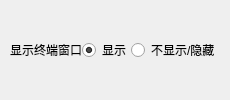
            <widget class="QWidget" name="wdg_exe_console_display" native="true">
             <property name="sizePolicy">
              <sizepolicy hsizetype="Expanding" vsizetype="Expanding">
               <horstretch>0</horstretch>
               <verstretch>10</verstretch>
              </sizepolicy>
             </property>
             <property name="wdg_group" stdset="0">
              <string>area_widget</string>
             </property>
             <layout class="QHBoxLayout" name="horizontalLayout_24">
              <property name="spacing">
               <number>0</number>
              </property>
              <property name="leftMargin">
               <number>10</number>
              </property>
              <property name="topMargin">
               <number>10</number>
              </property>
              <property name="rightMargin">
               <number>10</number>
              </property>
              <property name="bottomMargin">
               <number>10</number>
              </property>
              <item>
               <widget class="QLabel" name="lb_exe_console_display">
                <property name="sizePolicy">
                 <sizepolicy hsizetype="Expanding" vsizetype="Expanding">
                  <horstretch>50</horstretch>
                  <verstretch>0</verstretch>
                 </sizepolicy>
                </property>
                <property name="text">
                 <string>显示终端窗口</string>
                </property>
               </widget>
              </item>
              <item>
               <widget class="QRadioButton" name="rb_exe_console_display_show">
                <property name="sizePolicy">
                 <sizepolicy hsizetype="Expanding" vsizetype="Expanding">
                  <horstretch>100</horstretch>
                  <verstretch>0</verstretch>
                 </sizepolicy>
                </property>
                <property name="cursor">
                 <cursorShape>PointingHandCursor</cursorShape>
                </property>
                <property name="text">
                 <string>显示</string>
                </property>
                <property name="checked">
                 <bool>true</bool>
                </property>
               </widget>
              </item>
              <item>
               <widget class="QRadioButton" name="rb_exe_console_display_hide">
                <property name="sizePolicy">
                 <sizepolicy hsizetype="Expanding" vsizetype="Expanding">
                  <horstretch>100</horstretch>
                  <verstretch>0</verstretch>
                 </sizepolicy>
                </property>
                <property name="cursor">
                 <cursorShape>PointingHandCursor</cursorShape>
                </property>
                <property name="text">
                 <string>不显示/隐藏</string>
                </property>
               </widget>
              </item>
             </layout>
            </widget>
